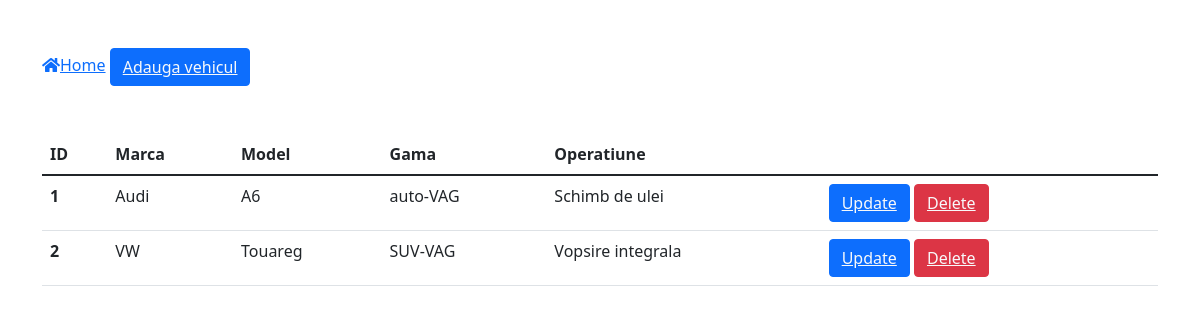
Page /vehicule.php on the committed database.
### tables this page shows
CREATE TABLE `vehicule` (
  `id` int(11) NOT NULL,
  `marca` varchar(65) NOT NULL,
  `model` varchar(65) NOT NULL,
  `gama` varchar(65) NOT NULL,
  `operatiune` varchar(65) NOT NULL
);

### vehicule.php (the view, shortened to what this page needs)
<?php
include 'connect.php';
?>
<!DOCTYPE html>
<html lang="en">
<head>
    <link rel="stylesheet" href="https://cdn.jsdelivr.net/npm/bootstrap@5.1.3/dist/css/bootstrap.min.css">
    <link rel="stylesheet" href="https://use.fontawesome.com/releases/v5.7.1/css/all.css">
</head>
<body>
<div class="container">
<a href="home.php"><i class="fas fa-home"></i>Home</a>
<button class="btn btn-primary my-5"><a href="addvehicul.php"
class="text-light">Adauga vehicul</a>
</button>
<table class="table table-hover">
<thead>
    <tr>
      <th scope="col">ID</th>
      <th scope="col">Marca</th>
      <th scope="col">Model</th>
      <th scope="col">Gama</th>
      <th scope="col">Operatiune</th>
    </tr>
  </thead>
  <tbody>
  <?php
$sql="select * from `vehicule` ";
$result=mysqli_query($con,$sql);
if($result){
  while($row=mysqli_fetch_assoc($result)){
    $id=$row['id'];
    $marca=$row['marca'];
    $model=$row['model'];
    $gama=$row['gama'];
    $operatiune=$row['operatiune'];
    echo ' <tr>
    <th scope="row">'.$id.'</th>
    <td>'.$marca.'</td>
    <td>'.$model.'</td>
    <td>'.$gama.'</td>
    <td>'.$operatiune.'</td>
    <td>
    <button class="btn btn-primary"><a href="updatevehicul.php?updateid='.$id.' "class="text-light">Update</a></button>
    <button class="btn btn-danger"><a href="deletevehicul.php?deleteid='.$id.' "class="text-light">Delete</a></button>
   </td>
 </tr>';
  }
}
?>
  </tbody>
</table>
</div>
</body>
</html>

### rows in the picture
vehicule: id "1", marca "Audi", model "A6", gama "auto-VAG", operatiune "Schimb de ulei"
vehicule: id "2", marca "VW", model "Touareg", gama "SUV-VAG", operatiune "Vopsire integrala"
